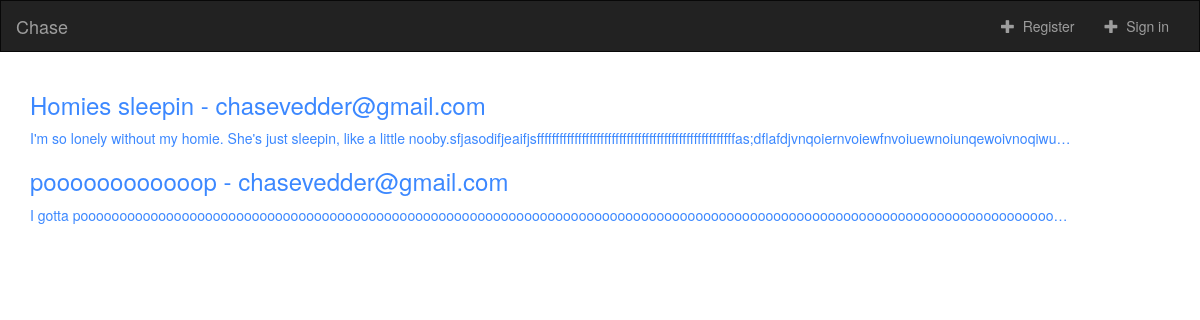
The app's page /, older data.
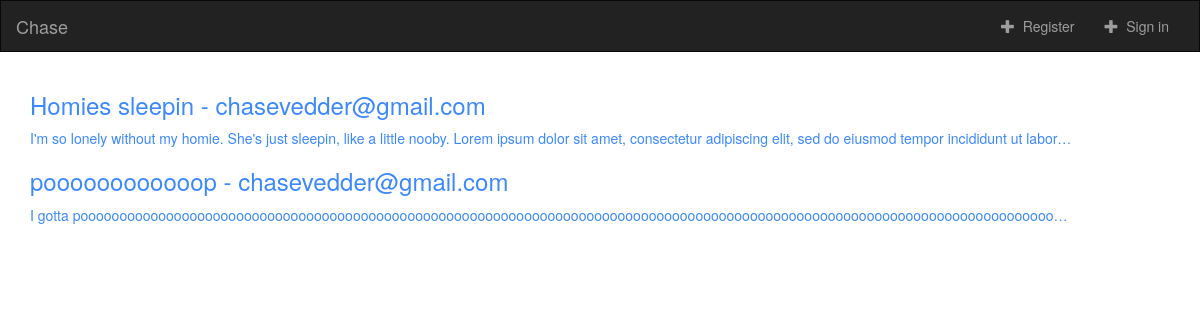
The same page, newer data.
### website/models.py (models this page shows, shortened)
class BlogPost(models.Model):
    title = models.CharField(max_length=255)
    author = models.ForeignKey(MyUser)
    content = models.TextField(max_length=10000)

### customauth/models.py (models this page shows, shortened)
class MyUser(AbstractBaseUser):
    email = models.EmailField(
        verbose_name='email address',
        max_length=255,
        unique=True
    )
    is_active = models.BooleanField(default=True)
    is_admin = models.BooleanField(default=False)
    objects = MyUserManager()
    USERNAME_FIELD = 'email'
    REQUIRED_FIELDS = []
    def __str__(self):
        return self.email

### website/views.py (the view)
# urls.py: url(r'^$', views.index, name='index'),
def index(request):
    return render(request, 'website/index.html', {'blogs': BlogPost.objects.all()})

### website/templates/website/index.html (shortened to what this page needs)
{% extends 'website/base.html' %}
{% block body %}
<div class="container-fluid">
    <div class="col-md-11">
        {% for blog in blogs %}
            <div class="post">
                <a href="{% url 'website:post-detail' blog.pk %}">
                    <h3>
                        {{ blog.title }} - {{ blog.author }}
                    </h3>
                    <h4">
                        {{ blog.content }}
                </a>
            </div>
        {% endfor %}
    </div>
</div>
{% endblock %}

Row changes from the older to the newer data that the page shows:
changed BlogPost "Homies sleepin": content "…sleepin, like a little nooby.sfjasodifjeaifjsfffffffffffffffffffffffffffffffffffffffffffffffffffffas;dflafdjvnqoiernvoiewfnvoiuewnoiunqewoivnoqiwu…" → "…sleepin, like a little nooby. Lorem ipsum dolor sit amet, consectetur adipiscing elit, sed do eiusmod tempor incididunt ut labor…"
